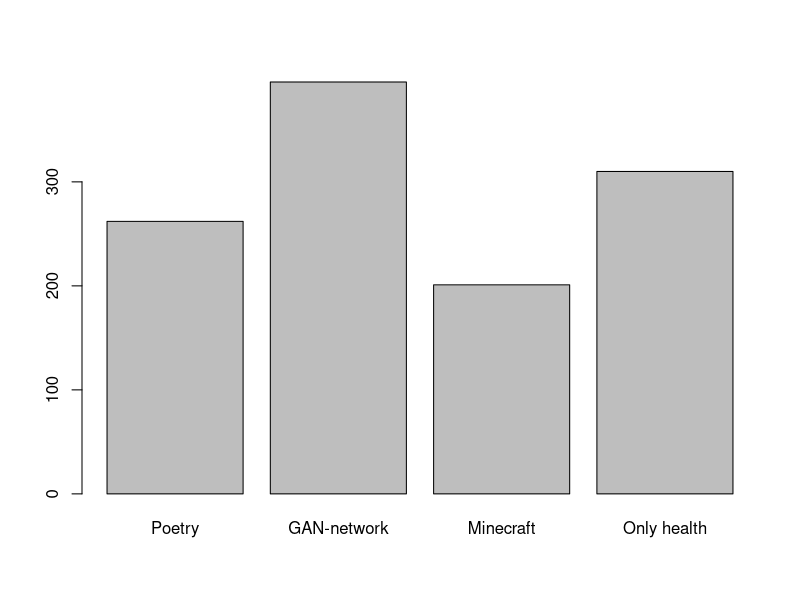

Source code (R):


#This is from a survey running since summer 2019. The questions were

d<-data.frame(
  row.names=c("Poetry","GAN-network","Minecraft","Only health"),
  value=c(262,396,201,310),
  description=c("Focus on the written poetry: explore how the AI-generated poetry can be made even more relevant and personal, based on trait and ancestry predictions",
                "Generating GAN-network-based art spanning from Rococo landscapes to modern art, then training user-impressions on genetics to provide incrementally better and better personalized precision-art",
                "Generating downloadable Minecraft worlds based on your personal DNA, complete with walkable double helix tunnels, gene-annotations and warp-points for travelling to your favourite gene",
                "Dont spend time on this, stick to health genetics!")
)

png("2020-02-26_plotting_interest_levels/2020-02-26_survey_results.png")
barplot(d[,"value"],names.arg = rownames(d),cex.names=1)
dev.off()

